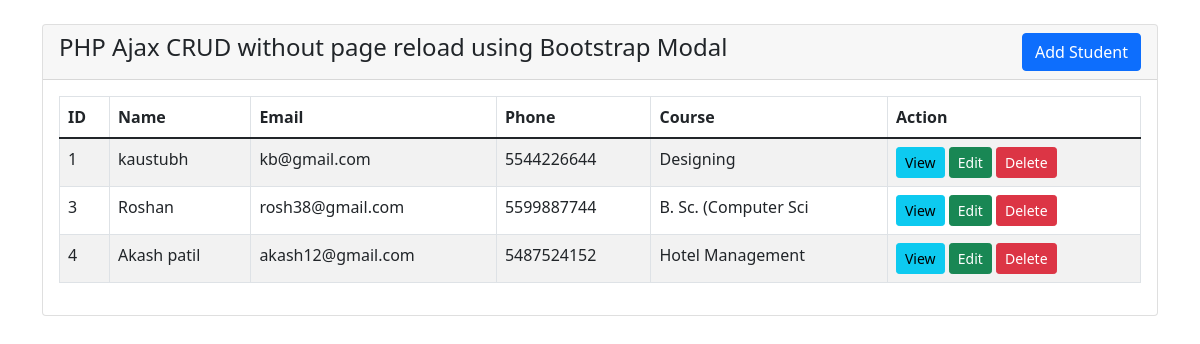
The page / on the database its author committed.
### tables this page shows
CREATE TABLE IF NOT EXISTS `stud` (
  `id` int NOT NULL AUTO_INCREMENT,
  `name` varchar(25) NOT NULL,
  `email` varchar(30) NOT NULL,
  `phone` bigint NOT NULL,
  `course` varchar(20) NOT NULL,
  PRIMARY KEY (`id`)
);

### index.php (the view, shortened to what this page needs)
<!doctype html>
<html lang="en">
  <head>
    <link href="https://cdn.jsdelivr.net/npm/bootstrap@5.1.3/dist/css/bootstrap.min.css" rel="stylesheet">
    <link rel="stylesheet" href="//cdn.jsdelivr.net/npm/alertifyjs@1.13.1/build/css/alertify.min.css"/>
</head>
<body>
<div class="container mt-4">
    <div class="row">
        <div class="col-md-12">
            <div class="card">
                <div class="card-header">
                    <h4>PHP Ajax CRUD without page reload using  Bootstrap Modal
                        <button type="button" class="btn btn-primary float-end" data-bs-toggle="modal" data-bs-target="#studentAddModal">
                            Add Student
                        </button>
                    </h4>
                </div>
                <div class="card-body">
                    <table id="myTable" class="table table-bordered table-striped">
                        <thead>
                            <tr>
                                <th>ID</th>
                                <th>Name</th>
                                <th>Email</th>
                                <th>Phone</th>
                                <th>Course</th>
                                <th>Action</th>
                            </tr>
                        </thead>
                        <tbody>
                            <?php
                            require 'dbcon.php';
                            $query = "SELECT * FROM stud";
                            $query_run = mysqli_query($con, $query);
                            if(mysqli_num_rows($query_run) > 0)
                            {
                                foreach($query_run as $student)
                                {
                                    ?>
                                    <tr>
                                        <td><?= $student['id'] ?></td>
                                        <td><?= $student['name'] ?></td>
                                        <td><?= $student['email'] ?></td>
                                        <td><?= $student['phone'] ?></td>
                                        <td><?= $student['course'] ?></td>
                                        <td>
                                            <button type="button" value="<?=$student['id'];?>" class="viewStudentBtn btn btn-info btn-sm">View</button>
                                            <button type="button" value="<?=$student['id'];?>" class="editStudentBtn btn btn-success btn-sm">Edit</button>
                                            <button type="button" value="<?=$student['id'];?>" class="deleteStudentBtn btn btn-danger btn-sm">Delete</button>
                                        </td>
                                    </tr>
                                    <?php
                                }
                            }
                            ?>
                        </tbody>
                    </table>
                </div>
            </div>
        </div>
    </div>
</div>
</body>
</html>

### rows shown on the page
stud: id "1", name "kaustubh", email "kb@gmail.com", phone "5544226644", course "Designing"
stud: id "3", name "Roshan", email "rosh38@gmail.com", phone "5599887744", course "B. Sc. (Computer Sci"
stud: id "4", name "Akash patil", email "akash12@gmail.com", phone "5487524152", course "Hotel Management"
